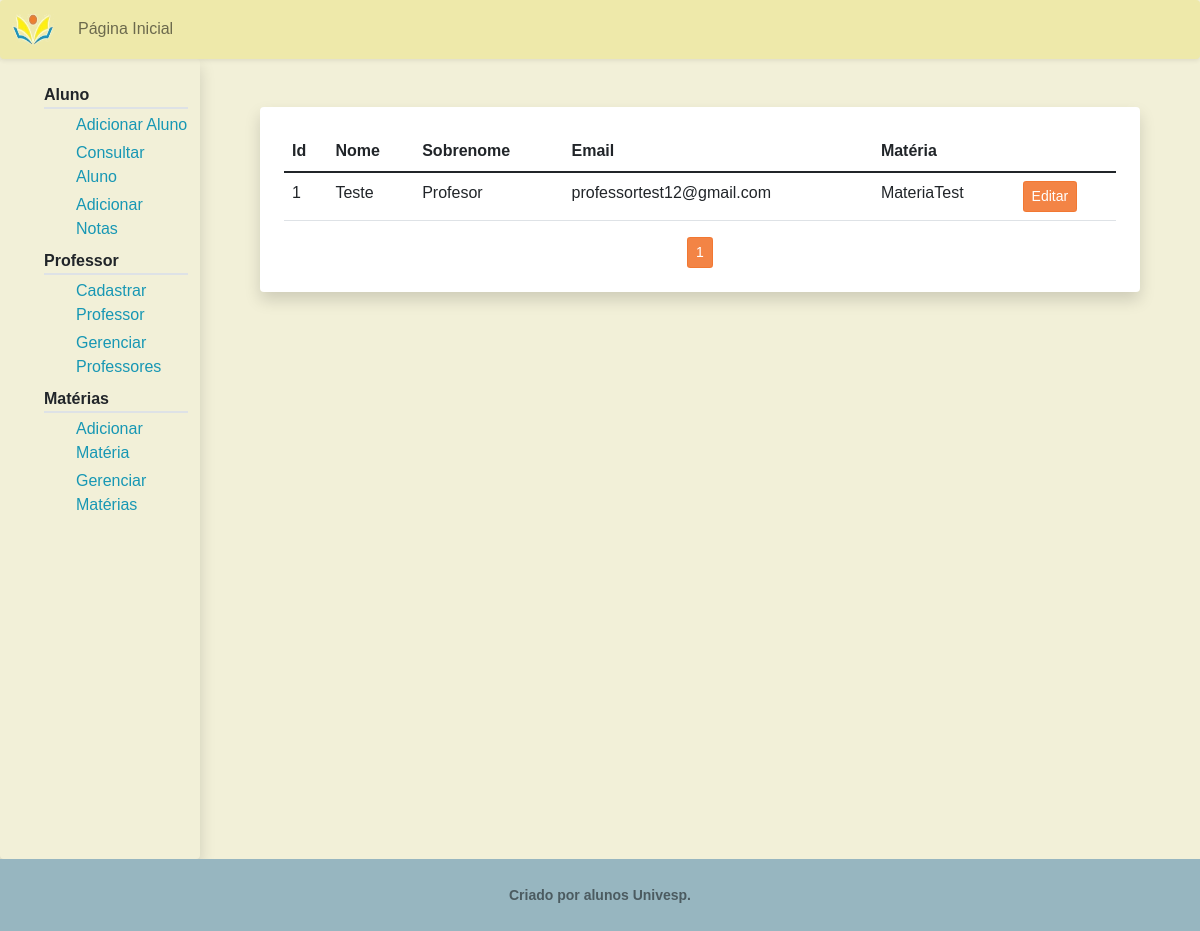
Before: /gerenciar/professor/ with the older database file.
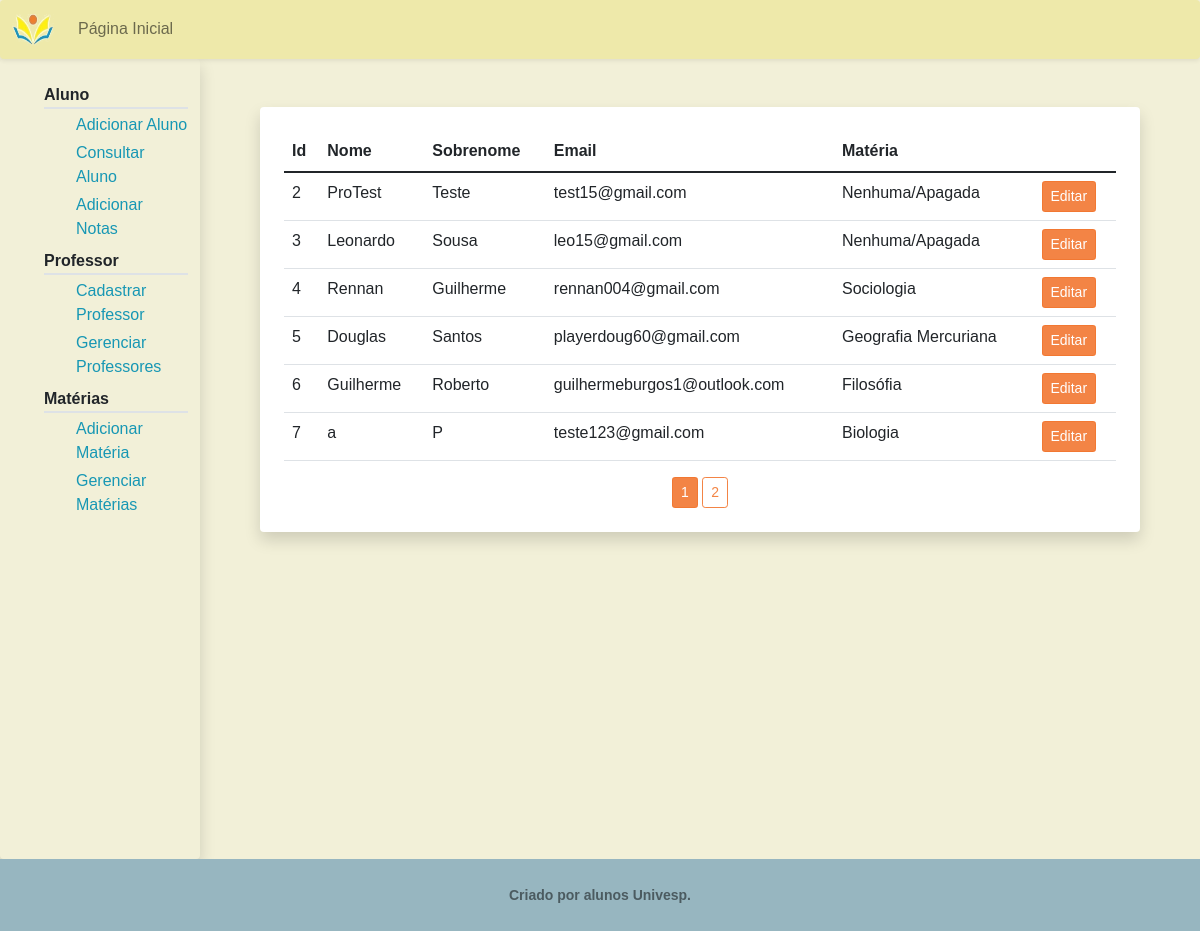
After: the same page with the newer database file.
### pi/models.py (models this page shows, shortened)
class Professor(db.Model, UserMixin):
    id = db.Column(db.Integer, primary_key=True)
    nome = db.Column(db.String(20), nullable=False)
    sobrenome = db.Column(db.String(100), nullable=False)
    materia = db.Column(db.Integer, db.ForeignKey('materia.id'), nullable=False)
    email = db.Column(db.String(256), unique=True, nullable=False)
    senha = db.Column(db.String(30), nullable=False)

class Materia(db.Model):
    id = db.Column(db.Integer, primary_key=True)
    nome = db.Column(db.String(100), nullable=False, unique=True)

### pi/routes.py (the view)
@app.route("/gerenciar/professor/")
def gerenciar_professor():
    page = request.args.get('page', 1, type=int)
    professores = Professor.query.paginate(per_page=6)
    return render_template('gerenciar_professores.html',
                            titulo='Gerenciar Professores',
                            user="gerenciar",
                            lista_professores=professores,
                            materia=Materia)

### pi/templates/gerenciar_professores.html
{% extends "professor_layout.html" %}
{% block prof %}
    <div class="shadow p-4 mb-5 bg-white rounded m-5">
        <table class="table ">
            <thead class="border-bottom border-dark" >
                <tr>
                    <th scope="col"> Id</th>
                    <th scope="col"> Nome </th>
                    <th scope="col"> Sobrenome </th>
                    <th scope="col"> Email </th>
                    <th scope="col"> Matéria </th>
                </tr>
            </thead>
            <tbody>
                {% for professor in lista_professores.items %}
                    <tr>
                        <td> {{ professor.id }} </td>
                        <td> {{ professor.nome }} </td>
                        <td>
                            {% set sobrenome_str = professor.sobrenome.split(' ') %}
                            {{ sobrenome_str[0] }}
                        </td>
                        <td> {{ professor.email }} </td>
                        <td>
                            {% set materia_nome = materia.query.filter_by(id=professor.materia).first() %}
                            {% if materia_nome %}
                                {{ materia.query.filter_by(id=professor.materia).first().nome }}
                            {% else %}
                                Nenhuma/Apagada
                            {% endif %}
                        </td>
                        <td>
                            <a class="btn btn-primary btn-sm" href=" {{ url_for('editar_professor', id_professor=professor.id) }} "> Editar </a>
                        </td>
                    </tr>
                {% endfor %}
            </tbody>
        </table>
        <div class="text-center">
            {%  for numero_pagina in lista_professores.iter_pages() %}
                {% if numero_pagina %}
                    {% if lista_professores.page == numero_pagina %}
                        <a class="btn btn-primary btn-sm" href="{{ url_for('gerenciar_professor', page=numero_pagina) }}">{{ numero_pagina }}</a>
                    {% else %}
                        <a class="btn btn-outline-primary btn-sm" href=" {{ url_for('gerenciar_professor', page=numero_pagina) }} "> {{ numero_pagina }} </a>
                    {% endif %}
                {% else %}
                    ...
                {% endif %}
            {% endfor %}
        </div>
    </div>
{% endblock prof %}

### pi/templates/professor_layout.html (shortened to what this page needs)
{% extends "layout.html"%}
{% block conteudo %}
    <div class="container-fluid">
        <div class="row">
            <div class="col-2 shadow pt-4 rounded" style="height:100vh;">
                <ul class="text-start">
                    <li class="border-bottom border-2 fw-bold" > Aluno </li>
                    <ul>
                        <li class="mt-1 "> <a class="menu-txt" href=" {{url_for('registrar_aluno')}}"> Adicionar Aluno </a> </li>
                        <li class="mt-1"> <a class="menu-txt" href=" {{url_for('consultar_aluno')}} "> Consultar Aluno </a> </li>
                        <li class="mt-1"> <a class="menu-txt" href=" {{url_for('adicionar_nota')}} "> Adicionar Notas </a> </li>
                    </ul>
                    <li class="mt-2 border-bottom border-2 fw-bold"> Professor </li>
                    <ul>
                        <li class="mt-1"> <a class="menu-txt" href=" {{ url_for('registrar') }} "> Cadastrar Professor </a></li>
                        <li class="mt-1"> <a class="menu-txt" href=" {{ url_for('gerenciar_professor') }} "> Gerenciar Professores </a> </li>
                    </ul>
                    <li class="mt-2 border-bottom border-2 fw-bold"> Matérias </li>
                    <ul>
                        <li class="mt-1"> <a class="menu-txt" href=" {{ url_for('registrar_materia') }} "> Adicionar Matéria </a> </li>
                        <li class="mt-1"> <a class="menu-txt" href=" {{ url_for('gerenciar_materia') }} "> Gerenciar Matérias </a> </li>
                    </ul>
                </ul>
            </div>
            <div class="col">
                {% block prof%}
                {% endblock prof%}
            </div>
          </div>
    </div>
{% endblock conteudo %}

### pi/templates/layout.html (shortened to what this page needs)
<!DOCTYPE html>
<html lang="pt-br">
    <head>
        <link href="https://cdn.jsdelivr.net/npm/bootstrap@5.1.1/dist/css/bootstrap.min.css" rel="stylesheet">
        <link rel="stylesheet" type="text/css" href="{{ url_for('static', filename='main.css')}}">
    </head>
    <body class="d-flex flex-column min-vh-100">
        {% if user %}
            <header>
                <nav class="navbar navbar-expand-lg navbar-light bg-navbar-now rounded shadow-sm">
                    <div class="container-fluid">
                        <a class="navbar-brand" href="{{url_for('home')}}">
                            <img src="{{ url_for('static', filename='logo.png')}}" alt="logoEscola" width="42" height="32">
                        </a>
                        <div class="navbar-collapse collapse" id="navbarSupportedContent">
                            {% if current_user.is_authenticated %}
                                <div class="navbar-nav mr-auto">
                                    <a class="nav-item nav-link" href=" {{ url_for('professor') }} "> Página do Professor </a>
                                </div>
                                <div class="navbar-nav ms-auto">
                                    <a class="nav-item nav-link" href=" {{ url_for('logout') }}"> Sair </a>
                                </div>
                            {% else %}
                                {% if user == 'aluno' %}
                                    <div class="navbar-nav mr-auto">
                                        <a class="nav-item nav-link" href=" {{ url_for(user) }} ">Página do Aluno</a>
                                    </div>
                                {% else %}
                                    <div class="navbar-nav mr-auto">
                                        <a class="nav-item nav-link" href=" {{ url_for('home') }} ">Página Inicial</a>
                                    </div>
                                {% endif %}
                            {% endif %}
                        </div>
                    </div>
                </nav>
            </header>
        {% endif %}
        <main>
            {% block conteudo %}
            {% endblock conteudo %}
        </main>
        <footer class="flex-shrink-0 py-4 bg-footer text-black-50 mt-auto fw-bold">
            <div class="container text-center">
                <small> Criado por alunos Univesp. </small>
            </div>
          </footer>
    </body>
</html>

### pi/static/main.css (style rules this page uses)
html, body { height: 100vh; font-family: Arial, Helvetica, sans-serif; background-color: #F2F0D8; }
.btn.btn-primary:focus, .btn.btn-primary:active, .btn.btn-primary:visited, .btn.btn-primary { color: #ffffff; background-color: #f27730e5; border-color: #f27730e5; }
.btn.btn-outline-primary { color: #f27730e5; background-color: transparent; background-image: none; border-color: #f27730e5; }
ul { list-style-type: none; }
a { text-decoration: none; }
.bg-navbar-now { background-color: rgb(238, 233, 170) }
.menu-txt { color: #1797b4; }
.bg-footer { background-color: #97b6c0; }

Changed rows visible on the page:
removed Professor: id "1", nome "Teste", sobrenome_str "Profesor", email "professortest12@gmail.com", query.filter_by "MateriaTest"
added Professor: id "2", nome "ProTest", sobrenome_str "Teste", email "test15@gmail.com", shows "Nenhuma/Apagada"
added Professor: id "3", nome "Leonardo", sobrenome_str "Sousa", email "leo15@gmail.com", shows "Nenhuma/Apagada"
added Professor: id "4", nome "Rennan", sobrenome "Guilherme", email "rennan004@gmail.com", query.filter_by "Sociologia"
added Professor: id "5", nome "Douglas", sobrenome_str "Santos", email "playerdoug60@gmail.com", query.filter_by "Geografia Mercuriana"
added Professor: id "6", nome "Guilherme", sobrenome_str "Roberto", email "guilhermeburgos1@outlook.com", query.filter_by "Filosófia"
added Professor: id "7", nome "a", sobrenome_str "P", email "teste123@gmail.com", query.filter_by "Biologia"
Other visible differences:
new list line: "2"
